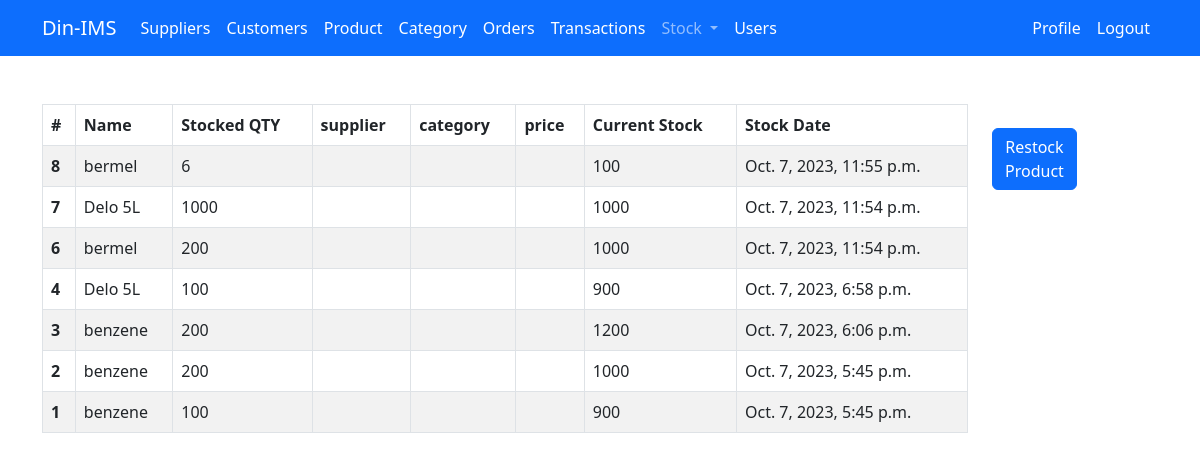
Screenshot of /inventory/restock-history/ (signed in) with the database file from the repository.
### inventory/models.py (models this page shows)
class RestockItem(models.Model):
    item = models.ForeignKey(Item, on_delete=models.CASCADE)
    amount = models.PositiveIntegerField()
    initial_value = models.PositiveIntegerField(null=True, blank=True)
    timestamp = models.DateTimeField(auto_now_add=True)

class Item(models.Model):
    name = models.CharField(max_length=120)
    amount = models.PositiveBigIntegerField(default=0)
    supplier = models.ForeignKey(Supplier,  on_delete=models.CASCADE, null=True)
    category = models.ForeignKey(Category,  on_delete=models.CASCADE, null=True)
    price = models.DecimalField(max_digits=10, decimal_places=2, default=0.00)
    created_by = models.ForeignKey(User, on_delete=models.DO_NOTHING)
    created_date = models.DateTimeField(auto_now_add=True)
    initial_amount = models.PositiveIntegerField(null=True, blank=True)
    def __str__(self):
         return self.name

### inventory/views.py (the view)
# urls.py: path('restock-history/', views.restock_history, name='restock-history'),
@login_required
def restock_history(request):
    items = RestockItem.objects.all().order_by('-timestamp')
    context = {'items':items}
    return render(request, 'inventory/restock_history.html', context)

### inventory/templates/inventory/restock_history.html (shortened to what this page needs)
{% extends 'inventory/base.html' %}
{% load crispy_forms_tags %}
{% block content %}
<div class="container">
    <div class="row mt-5">
        <div class="col-md-10">
                    <table class="table table-striped  table-bordered table-hovet">
                        <thead class="thead-dark">
                            <tr>
                                <th scope="col">#</th>
                                <th scope="col">Name</th>
                                <th scope="col">Stocked QTY</th>
                                <th scope="col">supplier</th>
                                <th scope="col">category</th>
                                <th scope="col">price</th>
                                <th scope="col">Current Stock</th>
                                <th scope="col">Stock Date</th>
                            </tr>
                        </thead>
                    <tbody>
                    {% for item in items %}
                        <tr style='cursor: pointer; cursor: hand;'>
                            <th scope="row">{{ item.id }}</th>
                            <td>{{ item.item }}</td>
                            <td>{{ item.amount }}</td>
                            <td>{{ item.supplier }}</td>
                            <td>{{ item.category}}</td>
                            <td>{{ item.price}}</td>
                            <td>{{ item.initial_value }}</td>
                            <td>{{ item.timestamp }}</td>
                        </tr>
                    {% endfor %}
                    </tbody>
                </table>
            </div>
                {% if user.is_staff and user.is_superuser %}
                <div class="col-md-1">
                    <form method="POST">
                    <br>
                    <a class="btn btn-primary" href="{% url 'restock-item' %}" role="button">Restock Product</a>
                    </form>
                </div>
                {% else %}
                <div class="col-md-1">
               {% endif %}
        </div>
    </div>
{% endblock %}

### rows the page displays
RestockItem: id "8", item "bermel", amount "6", initial_value "100", timestamp "Oct. 7, 2023, 11:55 p.m."
RestockItem: id "7", item "Delo 5L", amount "1000", initial_value "1000", timestamp "Oct. 7, 2023, 11:54 p.m."
RestockItem: id "6", item "bermel", amount "200", initial_value "1000", timestamp "Oct. 7, 2023, 11:54 p.m."
RestockItem: id "4", item "Delo 5L", amount "100", initial_value "900", timestamp "Oct. 7, 2023, 6:58 p.m."
RestockItem: id "3", item "benzene", amount "200", initial_value "1200", timestamp "Oct. 7, 2023, 6:06 p.m."
RestockItem: id "2", item "benzene", amount "200", initial_value "1000", timestamp "Oct. 7, 2023, 5:45 p.m."
RestockItem: id "1", item "benzene", amount "100", initial_value "900", timestamp "Oct. 7, 2023, 5:45 p.m."
